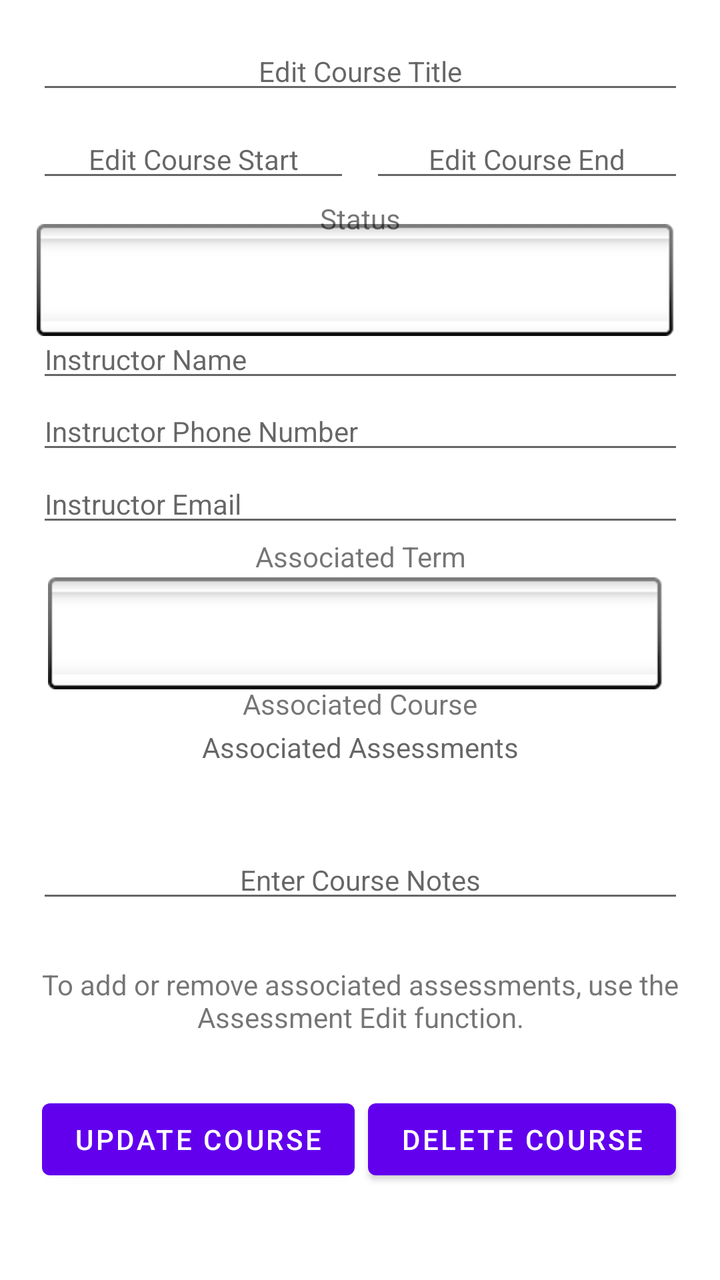
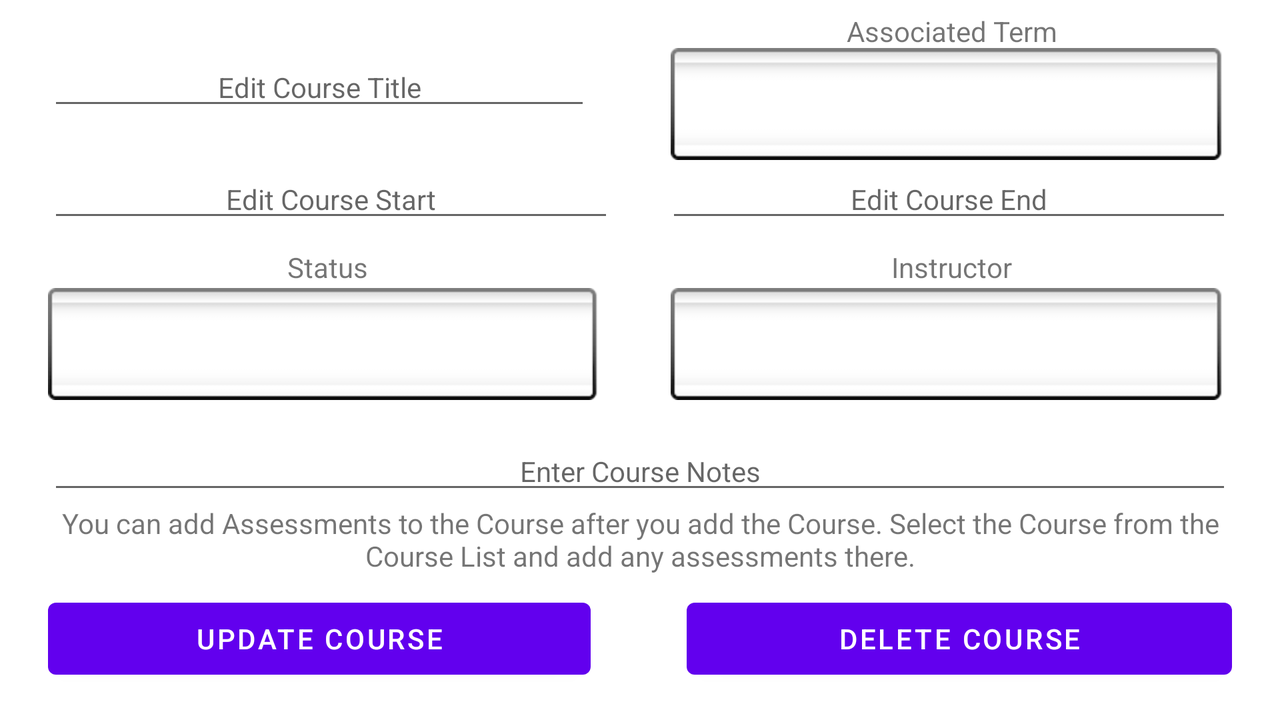

An Android layout and its configuration variant, each rendered on a device that would load it. The default file and the variant file are quoted in full after the pictures.
<!-- AndroidManifest.xml: application theme Theme.PatrickDenneyMobileApp -->
<!-- res/layout/activity_edit_course.xml -->
<?xml version="1.0" encoding="utf-8"?>
<androidx.constraintlayout.widget.ConstraintLayout xmlns:android="http://schemas.android.com/apk/res/android"
    xmlns:app="http://schemas.android.com/apk/res-auto"
    xmlns:tools="http://schemas.android.com/tools"
    android:layout_width="match_parent"
    android:layout_height="match_parent"
    tools:context=".EditCourse">

    <EditText
        android:id="@+id/editCourseTitleTV"
        android:layout_width="0dp"
        android:layout_height="wrap_content"
        android:layout_marginTop="16dp"
        android:ems="10"
        android:hint="@string/edit_the_title_for_the_course"
        android:imeOptions="actionDone"
        android:inputType="textPersonName"
        android:textAlignment="center"
        android:textSize="14sp"
        app:layout_constraintEnd_toStartOf="@+id/guideline38"
        app:layout_constraintStart_toStartOf="@+id/guideline37"
        app:layout_constraintTop_toTopOf="parent" />

    <EditText
        android:id="@+id/editTextDateEditCourseStart"
        android:layout_width="0dp"
        android:layout_height="wrap_content"
        android:layout_marginTop="8dp"
        android:ems="10"
        android:hint="@string/edit_start_date_for_the_course"
        android:imeOptions="actionDone"
        android:inputType="date"
        android:textAlignment="center"
        android:textSize="14sp"
        app:layout_constraintEnd_toStartOf="@+id/space3"
        app:layout_constraintStart_toStartOf="@+id/guideline37"
        app:layout_constraintTop_toBottomOf="@+id/editCourseTitleTV" />

    <EditText
        android:id="@+id/editCourseEndTV"
        android:layout_width="0dp"
        android:layout_height="wrap_content"
        android:layout_marginTop="8dp"
        android:ems="10"
        android:hint="@string/edit_end_date_for_the_course"
        android:imeOptions="actionDone"
        android:inputType="date"
        android:textAlignment="center"
        android:textSize="14sp"
        app:layout_constraintEnd_toStartOf="@+id/guideline38"
        app:layout_constraintStart_toEndOf="@+id/space3"
        app:layout_constraintTop_toBottomOf="@+id/editCourseTitleTV" />

    <Space
        android:id="@+id/space3"
        android:layout_width="10dp"
        android:layout_height="50dp"
        android:layout_marginTop="8dp"
        app:layout_constraintEnd_toEndOf="parent"
        app:layout_constraintStart_toStartOf="parent"
        app:layout_constraintTop_toBottomOf="@+id/editCourseTitleTV" />

    <Spinner
        android:id="@+id/editCourseStatusSpinner"
        android:layout_width="0dp"
        android:layout_height="wrap_content"
        android:background="@android:drawable/spinner_background"
        app:layout_constraintBottom_toTopOf="@+id/guideline40"
        app:layout_constraintEnd_toStartOf="@+id/guideline38"
        app:layout_constraintStart_toStartOf="@+id/guideline37"
        app:layout_constraintTop_toBottomOf="@+id/textView3" />

    <TextView
        android:id="@+id/textView3"
        android:layout_width="0dp"
        android:layout_height="20dp"
        android:layout_marginStart="32dp"
        android:layout_marginEnd="32dp"
        android:text="@string/status"
        android:textAlignment="center"
        app:layout_constraintEnd_toEndOf="parent"
        app:layout_constraintStart_toStartOf="parent"
        app:layout_constraintTop_toTopOf="@+id/guideline39" />

    <EditText
        android:id="@+id/editCourseInstructor"
        android:layout_width="0dp"
        android:layout_height="wrap_content"
        android:hint="@string/instructor_name"
        android:imeOptions="actionDone"
        android:inputType="textShortMessage"
        android:textSize="14sp"
        app:layout_constraintEnd_toStartOf="@+id/guideline38"
        app:layout_constraintStart_toStartOf="@+id/guideline37"
        app:layout_constraintTop_toTopOf="@+id/guideline40" />

    <Spinner
        android:id="@+id/courseEditAssociatedTermSpinner"
        android:layout_width="0dp"
        android:layout_height="wrap_content"
        android:layout_marginStart="24dp"
        android:layout_marginEnd="24dp"
        android:background="@android:drawable/spinner_background"
        app:layout_constraintBottom_toTopOf="@+id/guideline43"
        app:layout_constraintEnd_toEndOf="parent"
        app:layout_constraintHorizontal_bias="0.0"
        app:layout_constraintStart_toStartOf="parent"
        app:layout_constraintTop_toBottomOf="@+id/textView5"
        app:layout_constraintVertical_bias="0.0"
        tools:visibility="visible" />

    <TextView
        android:id="@+id/textView5"
        android:layout_width="0dp"
        android:layout_height="20dp"
        android:layout_marginStart="32dp"
        android:layout_marginEnd="32dp"
        android:text="@string/associated_term"
        android:textAlignment="center"
        app:layout_constraintEnd_toEndOf="parent"
        app:layout_constraintHorizontal_bias="0.0"
        app:layout_constraintStart_toStartOf="parent"
        app:layout_constraintTop_toTopOf="@+id/guideline41" />

    <EditText
        android:id="@+id/editCourseNotesTV"
        android:layout_width="0dp"
        android:layout_height="wrap_content"
        android:ems="10"
        android:gravity="start|top"
        android:hint="@string/enter_course_notes"
        android:imeOptions="actionDone"
        android:inputType="textShortMessage"
        android:textAlignment="center"
        android:textSize="14sp"
        app:layout_constraintEnd_toStartOf="@+id/guideline38"
        app:layout_constraintStart_toStartOf="@+id/guideline37"
        app:layout_constraintTop_toTopOf="@+id/guideline42" />

    <TextView
        android:id="@+id/editCourseAssocAssessmentMessageText"
        android:layout_width="0dp"
        android:layout_height="wrap_content"
        android:text="@string/to_add_or_remove_associated_assessments_use_the_assessment_edit_function"
        android:textAlignment="center"
        app:layout_constraintBottom_toTopOf="@+id/guideline36"
        app:layout_constraintEnd_toStartOf="@+id/guideline38"
        app:layout_constraintStart_toStartOf="@+id/guideline37"
        app:layout_constraintTop_toBottomOf="@+id/editCourseNotesTV" />

    <Button
        android:id="@+id/updateCourseBtn"
        android:layout_width="wrap_content"
        android:layout_height="wrap_content"
        android:onClick="updateCourse"
        android:text="@string/update_course"
        app:layout_constraintBottom_toTopOf="@+id/guideline11"
        app:layout_constraintEnd_toStartOf="@+id/guideline2"
        app:layout_constraintStart_toStartOf="@+id/guideline37"
        app:layout_constraintTop_toTopOf="@+id/guideline36" />

    <Button
        android:id="@+id/deleteCourseBtn"
        android:layout_width="wrap_content"
        android:layout_height="wrap_content"
        android:onClick="deleteCourse"
        android:text="@string/delete_course"
        app:layout_constraintBottom_toTopOf="@+id/guideline11"
        app:layout_constraintEnd_toStartOf="@+id/guideline38"
        app:layout_constraintStart_toStartOf="@+id/guideline2"
        app:layout_constraintTop_toTopOf="@+id/guideline36" />

    <androidx.constraintlayout.widget.Guideline
        android:id="@+id/guideline2"
        android:layout_width="wrap_content"
        android:layout_height="wrap_content"
        android:orientation="vertical"
        app:layout_constraintGuide_percent="0.5" />

    <androidx.constraintlayout.widget.Guideline
        android:id="@+id/guideline11"
        android:layout_width="wrap_content"
        android:layout_height="wrap_content"
        android:orientation="horizontal"
        app:layout_constraintGuide_percent="0.93" />

    <EditText
        android:id="@+id/editCourseInsPhone"
        android:layout_width="0dp"
        android:layout_height="wrap_content"
        android:ems="10"
        android:hint="@string/instructor_phone_number"
        android:imeOptions="actionDone"
        android:inputType="phone"
        android:textSize="14sp"
        app:layout_constraintEnd_toStartOf="@+id/guideline38"
        app:layout_constraintStart_toStartOf="@+id/guideline37"
        app:layout_constraintTop_toBottomOf="@+id/editCourseInstructor" />

    <EditText
        android:id="@+id/editCourseInsEmail"
        android:layout_width="0dp"
        android:layout_height="wrap_content"
        android:ems="10"
        android:hint="@string/instructor_email"
        android:imeOptions="actionDone"
        android:inputType="textEmailAddress"
        android:textSize="14sp"
        app:layout_constraintBottom_toTopOf="@+id/guideline41"
        app:layout_constraintEnd_toStartOf="@+id/guideline38"
        app:layout_constraintStart_toStartOf="@+id/guideline37"
        app:layout_constraintTop_toBottomOf="@+id/editCourseInsPhone" />

    <androidx.constraintlayout.widget.Guideline
        android:id="@+id/guideline36"
        android:layout_width="wrap_content"
        android:layout_height="wrap_content"
        android:orientation="horizontal"
        app:layout_constraintGuide_percent="0.85" />

    <androidx.constraintlayout.widget.Guideline
        android:id="@+id/guideline37"
        android:layout_width="wrap_content"
        android:layout_height="wrap_content"
        android:orientation="vertical"
        app:layout_constraintGuide_percent="0.05109489" />

    <androidx.constraintlayout.widget.Guideline
        android:id="@+id/guideline38"
        android:layout_width="wrap_content"
        android:layout_height="wrap_content"
        android:orientation="vertical"
        app:layout_constraintGuide_percent="0.95" />

    <androidx.constraintlayout.widget.Guideline
        android:id="@+id/guideline39"
        android:layout_width="wrap_content"
        android:layout_height="wrap_content"
        android:orientation="horizontal"
        app:layout_constraintGuide_percent="0.15595075" />

    <androidx.constraintlayout.widget.Guideline
        android:id="@+id/guideline40"
        android:layout_width="wrap_content"
        android:layout_height="wrap_content"
        android:orientation="horizontal"
        app:layout_constraintGuide_percent="0.25" />

    <androidx.constraintlayout.widget.Guideline
        android:id="@+id/guideline41"
        android:layout_width="wrap_content"
        android:layout_height="wrap_content"
        android:orientation="horizontal"
        app:layout_constraintGuide_percent="0.42" />

    <androidx.constraintlayout.widget.Guideline
        android:id="@+id/guideline42"
        android:layout_width="wrap_content"
        android:layout_height="wrap_content"
        android:orientation="horizontal"
        app:layout_constraintGuide_percent="0.65663475" />

    <TextView
        android:id="@+id/editCourseAssociatedAssessments"
        android:layout_width="0dp"
        android:layout_height="wrap_content"
        android:layout_marginTop="4dp"
        android:hint="@string/associated_assessments"
        android:textAlignment="center"
        android:textColor="@color/black"
        app:layout_constraintBottom_toTopOf="@+id/guideline44"
        app:layout_constraintEnd_toStartOf="@+id/guideline38"
        app:layout_constraintStart_toStartOf="@+id/guideline37"
        app:layout_constraintTop_toTopOf="@+id/guideline43" />

    <androidx.constraintlayout.widget.Guideline
        android:id="@+id/guideline43"
        android:layout_width="wrap_content"
        android:layout_height="wrap_content"
        android:orientation="horizontal"
        app:layout_constraintGuide_percent="0.53" />

    <androidx.constraintlayout.widget.Guideline
        android:id="@+id/guideline44"
        android:layout_width="wrap_content"
        android:layout_height="wrap_content"
        android:orientation="horizontal"
        app:layout_constraintGuide_percent="0.63" />

    <TextView
        android:id="@+id/associatedAssessLabel"
        android:layout_width="wrap_content"
        android:layout_height="wrap_content"
        android:text="@string/associated_course"
        app:layout_constraintBottom_toTopOf="@+id/editCourseAssociatedAssessments"
        app:layout_constraintEnd_toEndOf="parent"
        app:layout_constraintStart_toStartOf="parent"
        app:layout_constraintTop_toTopOf="@+id/guideline43" />
</androidx.constraintlayout.widget.ConstraintLayout>
<!-- resources referenced by this layout -->
<resources>
  <color name="black">#FF000000</color>
  <string name="associated_assessments">Associated Assessments</string>
  <string name="associated_course">Associated Course</string>
  <string name="associated_term">Associated Term</string>
  <string name="delete_course">Delete Course</string>
  <string name="edit_end_date_for_the_course">Edit Course End</string>
  <string name="edit_start_date_for_the_course">Edit Course Start</string>
  <string name="edit_the_title_for_the_course">Edit Course Title</string>
  <string name="enter_course_notes">Enter Course Notes</string>
  <string name="instructor_email">Instructor Email</string>
  <string name="instructor_name">Instructor Name</string>
  <string name="instructor_phone_number">Instructor Phone Number</string>
  <string name="status">Status</string>
  <string name="to_add_or_remove_associated_assessments_use_the_assessment_edit_function">To add or remove associated assessments, use the Assessment Edit function.</string>
  <string name="update_course">Update Course</string>
  <style name="Theme.PatrickDenneyMobileApp" parent="Theme.MaterialComponents.DayNight.DarkActionBar">
          
          <item name="colorPrimary">@color/purple_500</item>
          <item name="colorPrimaryVariant">@color/purple_700</item>
          <item name="colorOnPrimary">@color/white</item>
          
          <item name="colorSecondary">@color/teal_200</item>
          <item name="colorSecondaryVariant">@color/teal_700</item>
          <item name="colorOnSecondary">@color/black</item>
          
          <item name="android:statusBarColor" tools:targetApi="l">?attr/colorPrimaryVariant</item>
          
      </style>
  <color name="purple_500">#FF6200EE</color>
  <color name="purple_700">#FF3700B3</color>
  <color name="white">#FFFFFFFF</color>
  <color name="teal_200">#FF03DAC5</color>
  <color name="teal_700">#FF018786</color>
</resources>
<!-- res/layout-land/activity_edit_course.xml (the repository's variant of the layout above) -->
<!-- drawn on the phone turned sideways -->
<?xml version="1.0" encoding="utf-8"?>
<androidx.constraintlayout.widget.ConstraintLayout xmlns:android="http://schemas.android.com/apk/res/android"
    xmlns:app="http://schemas.android.com/apk/res-auto"
    xmlns:tools="http://schemas.android.com/tools"
    android:layout_width="match_parent"
    android:layout_height="match_parent"
    tools:context=".EditCourse">

    <EditText
        android:id="@+id/editCourseTitleTV"
        android:layout_width="0dp"
        android:layout_height="wrap_content"
        android:layout_marginStart="24dp"
        android:layout_marginTop="24dp"
        android:layout_marginEnd="24dp"
        android:ems="10"
        android:hint="@string/edit_the_title_for_the_course"
        android:inputType="textPersonName"
        android:textAlignment="center"
        android:textSize="14sp"
        app:layout_constraintEnd_toStartOf="@+id/guideline2"
        app:layout_constraintStart_toStartOf="parent"
        app:layout_constraintTop_toTopOf="parent" />

    <EditText
        android:id="@+id/editTextDateEditCourseStart"
        android:layout_width="0dp"
        android:layout_height="wrap_content"
        android:layout_marginStart="24dp"
        android:layout_marginEnd="8dp"
        android:ems="10"
        android:hint="@string/edit_start_date_for_the_course"
        android:inputType="date"
        android:textAlignment="center"
        android:textSize="14sp"
        app:layout_constraintEnd_toStartOf="@+id/space3"
        app:layout_constraintStart_toStartOf="parent"
        app:layout_constraintTop_toBottomOf="@+id/courseEditAssociatedTermSpinner" />

    <EditText
        android:id="@+id/editCourseEndTV"
        android:layout_width="0dp"
        android:layout_height="wrap_content"
        android:layout_marginStart="8dp"
        android:layout_marginEnd="24dp"
        android:ems="10"
        android:hint="@string/edit_end_date_for_the_course"
        android:inputType="date"
        android:textAlignment="center"
        android:textSize="14sp"
        app:layout_constraintEnd_toEndOf="parent"
        app:layout_constraintStart_toEndOf="@+id/space3"
        app:layout_constraintTop_toBottomOf="@+id/courseEditAssociatedTermSpinner" />

    <Space
        android:id="@+id/space3"
        android:layout_width="10dp"
        android:layout_height="50dp"
        android:layout_marginTop="16dp"
        app:layout_constraintEnd_toEndOf="parent"
        app:layout_constraintStart_toStartOf="parent"
        app:layout_constraintTop_toBottomOf="@+id/editCourseTitleTV" />

    <Spinner
        android:id="@+id/editCourseStatusSpinner"
        android:layout_width="0dp"
        android:layout_height="wrap_content"
        android:layout_marginStart="24dp"
        android:layout_marginEnd="16dp"
        android:background="@android:drawable/spinner_background"
        app:layout_constraintEnd_toStartOf="@+id/guideline2"
        app:layout_constraintHorizontal_bias="0.0"
        app:layout_constraintStart_toStartOf="parent"
        app:layout_constraintTop_toBottomOf="@+id/textView3" />

    <TextView
        android:id="@+id/textView3"
        android:layout_width="0dp"
        android:layout_height="20dp"
        android:layout_marginTop="8dp"
        android:text="@string/status"
        android:textAlignment="center"
        app:layout_constraintEnd_toEndOf="@+id/editCourseStatusSpinner"
        app:layout_constraintStart_toStartOf="@+id/editCourseStatusSpinner"
        app:layout_constraintTop_toBottomOf="@+id/editTextDateEditCourseStart" />

    <Spinner
        android:id="@+id/editCourseInstructorSpinner"
        android:layout_width="0dp"
        android:layout_height="wrap_content"
        android:layout_marginStart="16dp"
        android:layout_marginEnd="24dp"
        android:background="@android:drawable/spinner_background"
        app:layout_constraintEnd_toEndOf="parent"
        app:layout_constraintHorizontal_bias="0.0"
        app:layout_constraintStart_toStartOf="@+id/guideline2"
        app:layout_constraintTop_toBottomOf="@+id/textView4" />

    <TextView
        android:id="@+id/textView4"
        android:layout_width="0dp"
        android:layout_height="20dp"
        android:layout_marginTop="8dp"
        android:text="@string/instructor"
        android:textAlignment="center"
        app:layout_constraintEnd_toEndOf="@+id/editCourseInstructorSpinner"
        app:layout_constraintStart_toStartOf="@+id/editCourseInstructorSpinner"
        app:layout_constraintTop_toBottomOf="@+id/editTextDateEditCourseStart" />

    <Spinner
        android:id="@+id/courseEditAssociatedTermSpinner"
        android:layout_width="0dp"
        android:layout_height="wrap_content"
        android:layout_marginStart="16dp"
        android:layout_marginTop="24dp"
        android:layout_marginEnd="24dp"
        android:background="@android:drawable/spinner_background"
        app:layout_constraintEnd_toEndOf="parent"
        app:layout_constraintStart_toStartOf="@+id/guideline2"
        app:layout_constraintTop_toTopOf="parent"
        tools:visibility="visible" />

    <TextView
        android:id="@+id/textView5"
        android:layout_width="0dp"
        android:layout_height="20dp"
        android:layout_marginTop="8dp"
        android:text="@string/associated_term"
        android:textAlignment="center"
        app:layout_constraintBottom_toTopOf="@+id/courseEditAssociatedTermSpinner"
        app:layout_constraintEnd_toEndOf="@+id/courseEditAssociatedTermSpinner"
        app:layout_constraintStart_toStartOf="@+id/courseEditAssociatedTermSpinner"
        app:layout_constraintTop_toTopOf="parent" />

    <EditText
        android:id="@+id/editCourseNotesTV"
        android:layout_width="0dp"
        android:layout_height="wrap_content"
        android:layout_marginStart="24dp"
        android:layout_marginTop="16dp"
        android:layout_marginEnd="24dp"
        android:ems="10"
        android:gravity="start|top"
        android:hint="@string/enter_course_notes"
        android:inputType="textMultiLine"
        android:textAlignment="center"
        android:textSize="14sp"
        app:layout_constraintEnd_toEndOf="parent"
        app:layout_constraintHorizontal_bias="1.0"
        app:layout_constraintStart_toStartOf="parent"
        app:layout_constraintTop_toBottomOf="@+id/editCourseStatusSpinner" />

    <TextView
        android:id="@+id/editCourseAddAssessmentMessage"
        android:layout_width="0dp"
        android:layout_height="wrap_content"
        android:layout_marginStart="24dp"
        android:layout_marginEnd="24dp"
        android:text="@string/you_can_add_assessments_to_the_course_after_you_add_the_course_select_the_course_from_the_course_list_and_add_any_assessments_there"
        android:textAlignment="center"
        app:layout_constraintEnd_toEndOf="parent"
        app:layout_constraintHorizontal_bias="0.461"
        app:layout_constraintStart_toStartOf="parent"
        app:layout_constraintTop_toBottomOf="@+id/editCourseNotesTV" />

    <Button
        android:id="@+id/updateCourseBtn"
        android:layout_width="0dp"
        android:layout_height="wrap_content"
        android:layout_marginStart="24dp"
        android:layout_marginTop="8dp"
        android:layout_marginEnd="24dp"
        android:text="@string/update_course"
        app:layout_constraintEnd_toStartOf="@+id/guideline2"
        app:layout_constraintStart_toStartOf="parent"
        app:layout_constraintTop_toBottomOf="@+id/editCourseAddAssessmentMessage" />

    <Button
        android:id="@+id/deleteCourseBtn"
        android:layout_width="0dp"
        android:layout_height="wrap_content"
        android:layout_marginStart="24dp"
        android:layout_marginTop="8dp"
        android:layout_marginEnd="24dp"
        android:text="@string/delete_course"
        app:layout_constraintEnd_toEndOf="parent"
        app:layout_constraintStart_toStartOf="@+id/guideline2"
        app:layout_constraintTop_toBottomOf="@+id/editCourseAddAssessmentMessage" />

    <androidx.constraintlayout.widget.Guideline
        android:id="@+id/guideline2"
        android:layout_width="wrap_content"
        android:layout_height="wrap_content"
        android:orientation="vertical"
        app:layout_constraintGuide_percent="0.49878347" />
</androidx.constraintlayout.widget.ConstraintLayout>
<!-- resources referenced by the variant -->
<!-- as the phone turned sideways resolves them -->
<resources>
  <string name="associated_term">Associated Term</string>
  <string name="delete_course">Delete Course</string>
  <string name="edit_end_date_for_the_course">Edit Course End</string>
  <string name="edit_start_date_for_the_course">Edit Course Start</string>
  <string name="edit_the_title_for_the_course">Edit Course Title</string>
  <string name="enter_course_notes">Enter Course Notes</string>
  <string name="instructor">Instructor</string>
  <string name="status">Status</string>
  <string name="update_course">Update Course</string>
  <string name="you_can_add_assessments_to_the_course_after_you_add_the_course_select_the_course_from_the_course_list_and_add_any_assessments_there">You can add Assessments to the Course after you add the Course. Select the Course from the Course List and add any assessments there.</string>
  <style name="Theme.PatrickDenneyMobileApp" parent="Theme.MaterialComponents.DayNight.DarkActionBar">
          
          <item name="colorPrimary">@color/purple_500</item>
          <item name="colorPrimaryVariant">@color/purple_700</item>
          <item name="colorOnPrimary">@color/white</item>
          
          <item name="colorSecondary">@color/teal_200</item>
          <item name="colorSecondaryVariant">@color/teal_700</item>
          <item name="colorOnSecondary">@color/black</item>
          
          <item name="android:statusBarColor" tools:targetApi="l">?attr/colorPrimaryVariant</item>
          
      </style>
  <color name="purple_500">#FF6200EE</color>
  <color name="purple_700">#FF3700B3</color>
  <color name="white">#FFFFFFFF</color>
  <color name="teal_200">#FF03DAC5</color>
  <color name="teal_700">#FF018786</color>
  <color name="black">#FF000000</color>
</resources>
